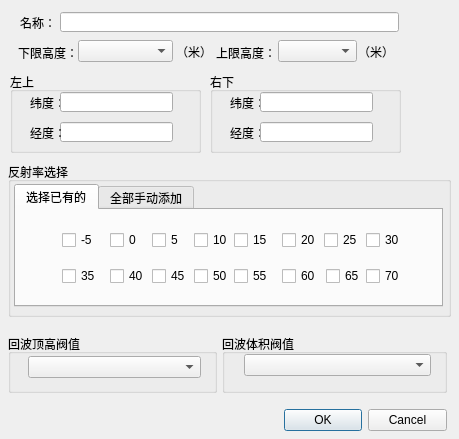
<?xml version="1.0" encoding="UTF-8"?>
<ui version="4.0">
 <class>CubeSettingsDialog</class>
 <widget class="QDialog" name="CubeSettingsDialog">
  <property name="geometry">
   <rect>
    <x>0</x>
    <y>0</y>
    <width>459</width>
    <height>439</height>
   </rect>
  </property>
  <property name="windowTitle">
   <string>跟踪框设置</string>
  </property>
  <property name="windowIcon">
   <iconset>
    <normaloff>../Debug/icon/boxSetting.png</normaloff>../Debug/icon/boxSetting.png</iconset>
  </property>
  <widget class="QDialogButtonBox" name="buttonBox">
   <property name="geometry">
    <rect>
     <x>284</x>
     <y>404</y>
     <width>163</width>
     <height>32</height>
    </rect>
   </property>
   <property name="orientation">
    <enum>Qt::Horizontal</enum>
   </property>
   <property name="standardButtons">
    <set>QDialogButtonBox::Cancel|QDialogButtonBox::Ok</set>
   </property>
  </widget>
  <widget class="QComboBox" name="HeightcomboBox">
   <property name="geometry">
    <rect>
     <x>158</x>
     <y>500</y>
     <width>63</width>
     <height>22</height>
    </rect>
   </property>
  </widget>
  <widget class="QLabel" name="label_3">
   <property name="geometry">
    <rect>
     <x>120</x>
     <y>496</y>
     <width>31</width>
     <height>25</height>
    </rect>
   </property>
   <property name="text">
    <string>高度：</string>
   </property>
  </widget>
  <widget class="QGroupBox" name="groupBox">
   <property name="geometry">
    <rect>
     <x>10</x>
     <y>72</y>
     <width>191</width>
     <height>81</height>
    </rect>
   </property>
   <property name="title">
    <string>左上</string>
   </property>
   <widget class="QLabel" name="label_2">
    <property name="geometry">
     <rect>
      <x>20</x>
      <y>20</y>
      <width>31</width>
      <height>21</height>
     </rect>
    </property>
    <property name="text">
     <string>纬度：</string>
    </property>
   </widget>
   <widget class="QLabel" name="label">
    <property name="geometry">
     <rect>
      <x>20</x>
      <y>50</y>
      <width>31</width>
      <height>21</height>
     </rect>
    </property>
    <property name="text">
     <string>经度：</string>
    </property>
   </widget>
   <widget class="QLineEdit" name="LeftTopLonlineEdit">
    <property name="geometry">
     <rect>
      <x>50</x>
      <y>20</y>
      <width>113</width>
      <height>20</height>
     </rect>
    </property>
   </widget>
   <widget class="QLineEdit" name="LeftTopLatlineEdit">
    <property name="geometry">
     <rect>
      <x>50</x>
      <y>50</y>
      <width>113</width>
      <height>20</height>
     </rect>
    </property>
   </widget>
   <zorder>LeftTopLatlineEdit</zorder>
   <zorder>label_2</zorder>
   <zorder>label</zorder>
   <zorder>LeftTopLonlineEdit</zorder>
  </widget>
  <widget class="QGroupBox" name="groupBox_2">
   <property name="geometry">
    <rect>
     <x>210</x>
     <y>72</y>
     <width>191</width>
     <height>81</height>
    </rect>
   </property>
   <property name="title">
    <string>右下</string>
   </property>
   <widget class="QLabel" name="label_6">
    <property name="geometry">
     <rect>
      <x>20</x>
      <y>20</y>
      <width>31</width>
      <height>21</height>
     </rect>
    </property>
    <property name="text">
     <string>纬度：</string>
    </property>
   </widget>
   <widget class="QLabel" name="label_7">
    <property name="geometry">
     <rect>
      <x>20</x>
      <y>50</y>
      <width>31</width>
      <height>21</height>
     </rect>
    </property>
    <property name="text">
     <string>经度：</string>
    </property>
   </widget>
   <widget class="QLineEdit" name="RightBottonLonlineEdit">
    <property name="geometry">
     <rect>
      <x>50</x>
      <y>20</y>
      <width>113</width>
      <height>20</height>
     </rect>
    </property>
   </widget>
   <widget class="QLineEdit" name="RightBottonLatlineEdit">
    <property name="geometry">
     <rect>
      <x>50</x>
      <y>50</y>
      <width>113</width>
      <height>20</height>
     </rect>
    </property>
   </widget>
  </widget>
  <widget class="QLabel" name="label_4">
   <property name="geometry">
    <rect>
     <x>20</x>
     <y>12</y>
     <width>31</width>
     <height>21</height>
    </rect>
   </property>
   <property name="text">
    <string>名称：</string>
   </property>
  </widget>
  <widget class="QLineEdit" name="NamelineEdit">
   <property name="geometry">
    <rect>
     <x>60</x>
     <y>12</y>
     <width>339</width>
     <height>20</height>
    </rect>
   </property>
  </widget>
  <widget class="QLabel" name="label_5">
   <property name="geometry">
    <rect>
     <x>18</x>
     <y>40</y>
     <width>61</width>
     <height>25</height>
    </rect>
   </property>
   <property name="text">
    <string>下限高度：</string>
   </property>
  </widget>
  <widget class="QComboBox" name="HeightDownComboBox">
   <property name="geometry">
    <rect>
     <x>78</x>
     <y>40</y>
     <width>95</width>
     <height>22</height>
    </rect>
   </property>
  </widget>
  <widget class="QComboBox" name="HeightUpComboBox">
   <property name="geometry">
    <rect>
     <x>278</x>
     <y>40</y>
     <width>79</width>
     <height>22</height>
    </rect>
   </property>
  </widget>
  <widget class="QLabel" name="label_8">
   <property name="geometry">
    <rect>
     <x>216</x>
     <y>40</y>
     <width>61</width>
     <height>25</height>
    </rect>
   </property>
   <property name="text">
    <string>上限高度：</string>
   </property>
  </widget>
  <widget class="QGroupBox" name="groupBox_3">
   <property name="geometry">
    <rect>
     <x>8</x>
     <y>162</y>
     <width>443</width>
     <height>155</height>
    </rect>
   </property>
   <property name="title">
    <string>反射率选择</string>
   </property>
   <widget class="QTabWidget" name="tabWidget">
    <property name="geometry">
     <rect>
      <x>6</x>
      <y>22</y>
      <width>429</width>
      <height>123</height>
     </rect>
    </property>
    <property name="currentIndex">
     <number>0</number>
    </property>
    <widget class="QWidget" name="tab">
     <attribute name="title">
      <string>选择已有的</string>
     </attribute>
     <widget class="QCheckBox" name="checkBox_5">
      <property name="geometry">
       <rect>
        <x>218</x>
        <y>22</y>
        <width>35</width>
        <height>16</height>
       </rect>
      </property>
      <property name="text">
       <string>15</string>
      </property>
     </widget>
     <widget class="QCheckBox" name="checkBox_6">
      <property name="geometry">
       <rect>
        <x>266</x>
        <y>22</y>
        <width>35</width>
        <height>16</height>
       </rect>
      </property>
      <property name="text">
       <string>20</string>
      </property>
     </widget>
     <widget class="QCheckBox" name="checkBox_7">
      <property name="geometry">
       <rect>
        <x>308</x>
        <y>22</y>
        <width>37</width>
        <height>16</height>
       </rect>
      </property>
      <property name="text">
       <string>25</string>
      </property>
     </widget>
     <widget class="QCheckBox" name="checkBox_8">
      <property name="geometry">
       <rect>
        <x>350</x>
        <y>22</y>
        <width>35</width>
        <height>16</height>
       </rect>
      </property>
      <property name="text">
       <string>30</string>
      </property>
     </widget>
     <widget class="QCheckBox" name="checkBox_11">
      <property name="geometry">
       <rect>
        <x>136</x>
        <y>58</y>
        <width>35</width>
        <height>16</height>
       </rect>
      </property>
      <property name="text">
       <string>45</string>
      </property>
     </widget>
     <widget class="QCheckBox" name="checkBox_14">
      <property name="geometry">
       <rect>
        <x>266</x>
        <y>58</y>
        <width>33</width>
        <height>16</height>
       </rect>
      </property>
      <property name="text">
       <string>60</string>
      </property>
     </widget>
     <widget class="QCheckBox" name="checkBox_9">
      <property name="geometry">
       <rect>
        <x>46</x>
        <y>58</y>
        <width>39</width>
        <height>16</height>
       </rect>
      </property>
      <property name="text">
       <string>35</string>
      </property>
     </widget>
     <widget class="QCheckBox" name="checkBox_15">
      <property name="geometry">
       <rect>
        <x>310</x>
        <y>58</y>
        <width>35</width>
        <height>16</height>
       </rect>
      </property>
      <property name="text">
       <string>65</string>
      </property>
     </widget>
     <widget class="QCheckBox" name="checkBox_10">
      <property name="geometry">
       <rect>
        <x>94</x>
        <y>58</y>
        <width>37</width>
        <height>16</height>
       </rect>
      </property>
      <property name="text">
       <string>40</string>
      </property>
     </widget>
     <widget class="QCheckBox" name="checkBox_12">
      <property name="geometry">
       <rect>
        <x>178</x>
        <y>58</y>
        <width>37</width>
        <height>16</height>
       </rect>
      </property>
      <property name="text">
       <string>50</string>
      </property>
     </widget>
     <widget class="QCheckBox" name="checkBox_1">
      <property name="geometry">
       <rect>
        <x>46</x>
        <y>22</y>
        <width>39</width>
        <height>16</height>
       </rect>
      </property>
      <property name="text">
       <string>-5</string>
      </property>
     </widget>
     <widget class="QCheckBox" name="checkBox_2">
      <property name="geometry">
       <rect>
        <x>94</x>
        <y>22</y>
        <width>37</width>
        <height>16</height>
       </rect>
      </property>
      <property name="text">
       <string>0</string>
      </property>
     </widget>
     <widget class="QCheckBox" name="checkBox_4">
      <property name="geometry">
       <rect>
        <x>178</x>
        <y>22</y>
        <width>33</width>
        <height>16</height>
       </rect>
      </property>
      <property name="text">
       <string>10</string>
      </property>
     </widget>
     <widget class="QCheckBox" name="checkBox_13">
      <property name="geometry">
       <rect>
        <x>218</x>
        <y>58</y>
        <width>33</width>
        <height>16</height>
       </rect>
      </property>
      <property name="text">
       <string>55</string>
      </property>
     </widget>
     <widget class="QCheckBox" name="checkBox_3">
      <property name="geometry">
       <rect>
        <x>136</x>
        <y>22</y>
        <width>37</width>
        <height>16</height>
       </rect>
      </property>
      <property name="text">
       <string>5</string>
      </property>
     </widget>
     <widget class="QCheckBox" name="checkBox_16">
      <property name="geometry">
       <rect>
        <x>350</x>
        <y>58</y>
        <width>37</width>
        <height>16</height>
       </rect>
      </property>
      <property name="text">
       <string>70</string>
      </property>
     </widget>
    </widget>
    <widget class="QWidget" name="tab_2">
     <attribute name="title">
      <string>全部手动添加</string>
     </attribute>
     <widget class="QPushButton" name="pushButton">
      <property name="geometry">
       <rect>
        <x>152</x>
        <y>20</y>
        <width>75</width>
        <height>23</height>
       </rect>
      </property>
      <property name="text">
       <string>&gt;&gt;</string>
      </property>
     </widget>
     <widget class="QPushButton" name="pushButton_2">
      <property name="geometry">
       <rect>
        <x>152</x>
        <y>50</y>
        <width>75</width>
        <height>23</height>
       </rect>
      </property>
      <property name="text">
       <string>&lt;&lt;</string>
      </property>
     </widget>
     <widget class="QListWidget" name="listWidget">
      <property name="geometry">
       <rect>
        <x>252</x>
        <y>4</y>
        <width>163</width>
        <height>89</height>
       </rect>
      </property>
     </widget>
     <widget class="QLineEdit" name="lineEdit">
      <property name="geometry">
       <rect>
        <x>4</x>
        <y>36</y>
        <width>55</width>
        <height>20</height>
       </rect>
      </property>
     </widget>
     <widget class="QLabel" name="label_11">
      <property name="geometry">
       <rect>
        <x>68</x>
        <y>38</y>
        <width>16</width>
        <height>16</height>
       </rect>
      </property>
      <property name="text">
       <string>-</string>
      </property>
     </widget>
     <widget class="QLineEdit" name="lineEdit_2">
      <property name="geometry">
       <rect>
        <x>82</x>
        <y>36</y>
        <width>55</width>
        <height>20</height>
       </rect>
      </property>
     </widget>
    </widget>
   </widget>
  </widget>
  <widget class="QLabel" name="label_9">
   <property name="geometry">
    <rect>
     <x>176</x>
     <y>44</y>
     <width>41</width>
     <height>16</height>
    </rect>
   </property>
   <property name="font">
    <font>
     <weight>50</weight>
     <bold>false</bold>
    </font>
   </property>
   <property name="text">
    <string>（米）</string>
   </property>
  </widget>
  <widget class="QLabel" name="label_10">
   <property name="geometry">
    <rect>
     <x>358</x>
     <y>44</y>
     <width>33</width>
     <height>16</height>
    </rect>
   </property>
   <property name="font">
    <font>
     <weight>50</weight>
     <bold>false</bold>
    </font>
   </property>
   <property name="text">
    <string>（米）</string>
   </property>
  </widget>
  <widget class="QGroupBox" name="groupBox_4">
   <property name="geometry">
    <rect>
     <x>8</x>
     <y>334</y>
     <width>209</width>
     <height>59</height>
    </rect>
   </property>
   <property name="title">
    <string>回波顶高阀值</string>
   </property>
   <widget class="QComboBox" name="comboBox">
    <property name="geometry">
     <rect>
      <x>20</x>
      <y>22</y>
      <width>173</width>
      <height>22</height>
     </rect>
    </property>
   </widget>
  </widget>
  <widget class="QGroupBox" name="groupBox_5">
   <property name="geometry">
    <rect>
     <x>222</x>
     <y>334</y>
     <width>225</width>
     <height>59</height>
    </rect>
   </property>
   <property name="title">
    <string>回波体积阀值</string>
   </property>
   <widget class="QComboBox" name="comboBox_2">
    <property name="geometry">
     <rect>
      <x>22</x>
      <y>20</y>
      <width>187</width>
      <height>22</height>
     </rect>
    </property>
   </widget>
  </widget>
 </widget>
 <resources/>
 <connections>
  <connection>
   <sender>buttonBox</sender>
   <signal>accepted()</signal>
   <receiver>CubeSettingsDialog</receiver>
   <slot>accept()</slot>
   <hints>
    <hint type="sourcelabel">
     <x>248</x>
     <y>254</y>
    </hint>
    <hint type="destinationlabel">
     <x>157</x>
     <y>274</y>
    </hint>
   </hints>
  </connection>
  <connection>
   <sender>buttonBox</sender>
   <signal>rejected()</signal>
   <receiver>CubeSettingsDialog</receiver>
   <slot>reject()</slot>
   <hints>
    <hint type="sourcelabel">
     <x>316</x>
     <y>260</y>
    </hint>
    <hint type="destinationlabel">
     <x>286</x>
     <y>274</y>
    </hint>
   </hints>
  </connection>
 </connections>
</ui>
